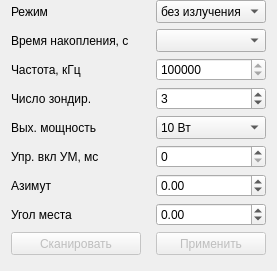
     <widget class="QWidget" name="layoutWidget_5">
      <property name="geometry">
       <rect>
        <x>472</x>
        <y>100</y>
        <width>271</width>
        <height>271</height>
       </rect>
      </property>
      <layout class="QGridLayout" name="gridLayout_ModeCTRL">
       <property name="topMargin">
        <number>0</number>
       </property>
       <property name="horizontalSpacing">
        <number>0</number>
       </property>
       <property name="verticalSpacing">
        <number>6</number>
       </property>
       <item row="1" column="2">
        <widget class="QComboBox" name="comboBox_Scales">
         <property name="minimumSize">
          <size>
           <width>110</width>
           <height>23</height>
          </size>
         </property>
         <property name="maximumSize">
          <size>
           <width>130</width>
           <height>23</height>
          </size>
         </property>
         <property name="font">
          <font>
           <pointsize>9</pointsize>
          </font>
         </property>
         <property name="toolTip">
          <string>Нет данных</string>
         </property>
        </widget>
       </item>
       <item row="2" column="2">
        <widget class="QSpinBox" name="spinBox_Frequency">
         <property name="minimumSize">
          <size>
           <width>110</width>
           <height>0</height>
          </size>
         </property>
         <property name="maximumSize">
          <size>
           <width>130</width>
           <height>16777215</height>
          </size>
         </property>
         <property name="font">
          <font>
           <pointsize>9</pointsize>
          </font>
         </property>
         <property name="minimum">
          <number>3100000</number>
         </property>
         <property name="maximum">
          <number>3500000</number>
         </property>
         <property name="singleStep">
          <number>100</number>
         </property>
         <property name="value">
          <number>3350000</number>
         </property>
        </widget>
       </item>
       <item row="2" column="0">
        <widget class="QLabel" name="label_13">
         <property name="minimumSize">
          <size>
           <width>130</width>
           <height>0</height>
          </size>
         </property>
         <property name="font">
          <font>
           <pointsize>9</pointsize>
          </font>
         </property>
         <property name="toolTip">
          <string/>
         </property>
         <property name="whatsThis">
          <string>&lt;html&gt;&lt;head/&gt;&lt;body&gt;&lt;p&gt;Значение центральной частоты излучения, кГц&lt;/p&gt;&lt;/body&gt;&lt;/html&gt;</string>
         </property>
         <property name="text">
          <string>Частота, кГц</string>
         </property>
        </widget>
       </item>
       <item row="0" column="0">
        <widget class="QLabel" name="label_3">
         <property name="minimumSize">
          <size>
           <width>130</width>
           <height>0</height>
          </size>
         </property>
         <property name="font">
          <font>
           <pointsize>9</pointsize>
          </font>
         </property>
         <property name="toolTip">
          <string/>
         </property>
         <property name="whatsThis">
          <string>Режим работы модуля</string>
         </property>
         <property name="text">
          <string>Режим</string>
         </property>
        </widget>
       </item>
       <item row="8" column="0">
        <widget class="QLabel" name="label_12">
         <property name="sizePolicy">
          <sizepolicy hsizetype="Minimum" vsizetype="Preferred">
           <horstretch>0</horstretch>
           <verstretch>0</verstretch>
          </sizepolicy>
         </property>
         <property name="minimumSize">
          <size>
           <width>130</width>
           <height>0</height>
          </size>
         </property>
         <property name="maximumSize">
          <size>
           <width>100</width>
           <height>16777215</height>
          </size>
         </property>
         <property name="font">
          <font>
           <pointsize>9</pointsize>
          </font>
         </property>
         <property name="toolTip">
          <string/>
         </property>
         <property name="whatsThis">
          <string>&lt;html&gt;&lt;head/&gt;&lt;body&gt;&lt;p&gt;Целевое значение позиции ОПУ по углу наклона (PITCH)&lt;/p&gt;&lt;/body&gt;&lt;/html&gt;</string>
         </property>
         <property name="text">
          <string>Угол места</string>
         </property>
        </widget>
       </item>
       <item row="5" column="0">
        <widget class="QLabel" name="label_20">
         <property name="sizePolicy">
          <sizepolicy hsizetype="Minimum" vsizetype="Preferred">
           <horstretch>0</horstretch>
           <verstretch>0</verstretch>
          </sizepolicy>
         </property>
         <property name="minimumSize">
          <size>
           <width>130</width>
           <height>0</height>
          </size>
         </property>
         <property name="maximumSize">
          <size>
           <width>110</width>
           <height>16777215</height>
          </size>
         </property>
         <property name="font">
          <font>
           <pointsize>9</pointsize>
          </font>
         </property>
         <property name="toolTip">
          <string/>
         </property>
         <property name="whatsThis">
          <string>&lt;html&gt;&lt;head/&gt;&lt;body&gt;&lt;p&gt;Размер упреждения сигнала включения усилителя мощности в мс. Допустимые значения 0..19&lt;/p&gt;&lt;/body&gt;&lt;/html&gt;</string>
         </property>
         <property name="text">
          <string>Упр. вкл УМ, мс</string>
         </property>
        </widget>
       </item>
       <item row="5" column="2">
        <widget class="QSpinBox" name="spinBox_ExtEnableTX">
         <property name="minimumSize">
          <size>
           <width>110</width>
           <height>0</height>
          </size>
         </property>
         <property name="maximumSize">
          <size>
           <width>130</width>
           <height>16777215</height>
          </size>
         </property>
         <property name="font">
          <font>
           <pointsize>9</pointsize>
          </font>
         </property>
         <property name="maximum">
          <number>19</number>
         </property>
        </widget>
       </item>
       <item row="1" column="0">
        <widget class="QLabel" name="label_8">
         <property name="sizePolicy">
          <sizepolicy hsizetype="Minimum" vsizetype="Preferred">
           <horstretch>0</horstretch>
           <verstretch>0</verstretch>
          </sizepolicy>
         </property>
         <property name="minimumSize">
          <size>
           <width>130</width>
           <height>0</height>
          </size>
         </property>
         <property name="maximumSize">
          <size>
           <width>120</width>
           <height>16777215</height>
          </size>
         </property>
         <property name="font">
          <font>
           <pointsize>9</pointsize>
          </font>
         </property>
         <property name="toolTip">
          <string/>
         </property>
         <property name="whatsThis">
          <string>Длительность шкалы</string>
         </property>
         <property name="text">
          <string>Время накопления, с</string>
         </property>
        </widget>
       </item>
       <item row="4" column="2">
        <widget class="QComboBox" name="comboBox_Power">
         <property name="enabled">
          <bool>true</bool>
         </property>
         <property name="minimumSize">
          <size>
           <width>110</width>
           <height>23</height>
          </size>
         </property>
         <property name="maximumSize">
          <size>
           <width>130</width>
           <height>23</height>
          </size>
         </property>
         <property name="font">
          <font>
           <pointsize>9</pointsize>
          </font>
         </property>
         <item>
          <property name="text">
           <string>10 Вт</string>
          </property>
         </item>
         <item>
          <property name="text">
           <string>5 Вт</string>
          </property>
         </item>
         <item>
          <property name="text">
           <string>2.5 Вт</string>
          </property>
         </item>
        </widget>
       </item>
       <item row="4" column="0">
        <widget class="QLabel" name="label_10">
         <property name="sizePolicy">
          <sizepolicy hsizetype="Minimum" vsizetype="Preferred">
           <horstretch>0</horstretch>
           <verstretch>0</verstretch>
          </sizepolicy>
         </property>
         <property name="minimumSize">
          <size>
           <width>130</width>
           <height>0</height>
          </size>
         </property>
         <property name="maximumSize">
          <size>
           <width>120</width>
           <height>16777215</height>
          </size>
         </property>
         <property name="font">
          <font>
           <pointsize>9</pointsize>
          </font>
         </property>
         <property name="toolTip">
          <string/>
         </property>
         <property name="whatsThis">
          <string>&lt;html&gt;&lt;head/&gt;&lt;body&gt;&lt;p&gt;Текущее значение уровня мощности&lt;/p&gt;&lt;/body&gt;&lt;/html&gt;</string>
         </property>
         <property name="text">
          <string>Вых. мощность</string>
         </property>
        </widget>
       </item>
       <item row="7" column="0">
        <widget class="QLabel" name="label_11">
         <property name="minimumSize">
          <size>
           <width>130</width>
           <height>0</height>
          </size>
         </property>
         <property name="font">
          <font>
           <pointsize>9</pointsize>
          </font>
         </property>
         <property name="toolTip">
          <string/>
         </property>
         <property name="whatsThis">
          <string>&lt;html&gt;&lt;head/&gt;&lt;body&gt;&lt;p&gt;Целевое значение позиции ОПУ по углу поворота (YAW)&lt;/p&gt;&lt;/body&gt;&lt;/html&gt;</string>
         </property>
         <property name="text">
          <string>Азимут</string>
         </property>
        </widget>
       </item>
       <item row="3" column="2">
        <widget class="QSpinBox" name="spinBox_ZondCount">
         <property name="minimumSize">
          <size>
           <width>110</width>
           <height>0</height>
          </size>
         </property>
         <property name="maximumSize">
          <size>
           <width>130</width>
           <height>16777215</height>
          </size>
         </property>
         <property name="font">
          <font>
           <pointsize>9</pointsize>
          </font>
         </property>
         <property name="maximum">
          <number>1000</number>
         </property>
         <property name="value">
          <number>3</number>
         </property>
        </widget>
       </item>
       <item row="7" column="2">
        <widget class="QDoubleSpinBox" name="doubleSpinBox_Azimuth">
         <property name="minimumSize">
          <size>
           <width>110</width>
           <height>0</height>
          </size>
         </property>
         <property name="maximumSize">
          <size>
           <width>130</width>
           <height>16777215</height>
          </size>
         </property>
         <property name="font">
          <font>
           <pointsize>9</pointsize>
          </font>
         </property>
         <property name="minimum">
          <double>-360.000000000000000</double>
         </property>
         <property name="maximum">
          <double>360.000000000000000</double>
         </property>
         <property name="singleStep">
          <double>1.000000000000000</double>
         </property>
        </widget>
       </item>
       <item row="0" column="2">
        <widget class="QComboBox" name="comboBox_WorkMode">
         <property name="minimumSize">
          <size>
           <width>110</width>
           <height>23</height>
          </size>
         </property>
         <property name="maximumSize">
          <size>
           <width>130</width>
           <height>23</height>
          </size>
         </property>
         <property name="font">
          <font>
           <pointsize>9</pointsize>
          </font>
         </property>
         <item>
          <property name="text">
           <string extracomment="dw">без излучения</string>
          </property>
         </item>
         <item>
          <property name="text">
           <string>непрерывный</string>
          </property>
         </item>
         <item>
          <property name="text">
           <string comment="d">число зондир.</string>
          </property>
         </item>
        </widget>
       </item>
       <item row="3" column="0">
        <widget class="QLabel" name="label_9">
         <property name="minimumSize">
          <size>
           <width>130</width>
           <height>0</height>
          </size>
         </property>
         <property name="font">
          <font>
           <pointsize>9</pointsize>
          </font>
         </property>
         <property name="toolTip">
          <string/>
         </property>
         <property name="whatsThis">
          <string>&lt;html&gt;&lt;head/&gt;&lt;body&gt;&lt;p&gt;Число зондирований для режима работы 2&lt;/p&gt;&lt;/body&gt;&lt;/html&gt;</string>
         </property>
         <property name="text">
          <string>Число зондир.</string>
         </property>
        </widget>
       </item>
       <item row="8" column="2">
        <widget class="QDoubleSpinBox" name="doubleSpinBox_Elevation">
         <property name="minimumSize">
          <size>
           <width>110</width>
           <height>0</height>
          </size>
         </property>
         <property name="maximumSize">
          <size>
           <width>130</width>
           <height>16777215</height>
          </size>
         </property>
         <property name="font">
          <font>
           <pointsize>9</pointsize>
          </font>
         </property>
         <property name="minimum">
          <double>-180.000000000000000</double>
         </property>
         <property name="maximum">
          <double>180.000000000000000</double>
         </property>
         <property name="singleStep">
          <double>1.000000000000000</double>
         </property>
        </widget>
       </item>
       <item row="11" column="2">
        <widget class="QPushButton" name="pushButton_ApplyRliMode">
         <property name="enabled">
          <bool>false</bool>
         </property>
         <property name="minimumSize">
          <size>
           <width>110</width>
           <height>23</height>
          </size>
         </property>
         <property name="maximumSize">
          <size>
           <width>130</width>
           <height>23</height>
          </size>
         </property>
         <property name="font">
          <font>
           <pointsize>9</pointsize>
          </font>
         </property>
         <property name="text">
          <string>Применить</string>
         </property>
        </widget>
       </item>
       <item row="11" column="1">
        <widget class="QLabel" name="label_RotationProgress">
         <property name="minimumSize">
          <size>
           <width>15</width>
           <height>0</height>
          </size>
         </property>
         <property name="text">
          <string/>
         </property>
         <property name="alignment">
          <set>Qt::AlignCenter</set>
         </property>
        </widget>
       </item>
       <item row="11" column="0">
        <widget class="QPushButton" name="pushButton_Scan">
         <property name="enabled">
          <bool>false</bool>
         </property>
         <property name="minimumSize">
          <size>
           <width>60</width>
           <height>23</height>
          </size>
         </property>
         <property name="maximumSize">
          <size>
           <width>130</width>
           <height>23</height>
          </size>
         </property>
         <property name="font">
          <font>
           <pointsize>9</pointsize>
          </font>
         </property>
         <property name="text">
          <string>Сканировать</string>
         </property>
         <property name="checkable">
          <bool>true</bool>
         </property>
        </widget>
       </item>
      </layout>
     </widget>
